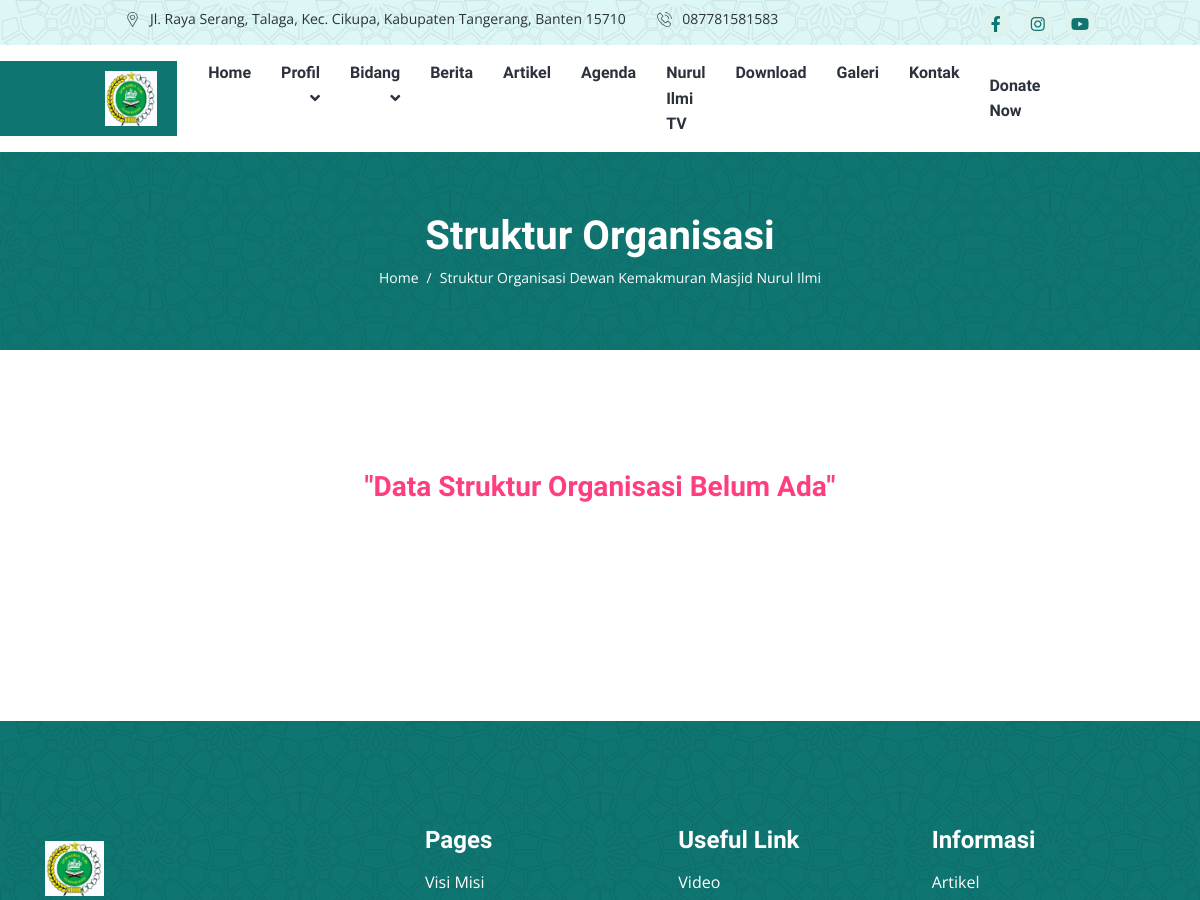
The page /index.php/struktur (upper part) on the database as committed earlier.
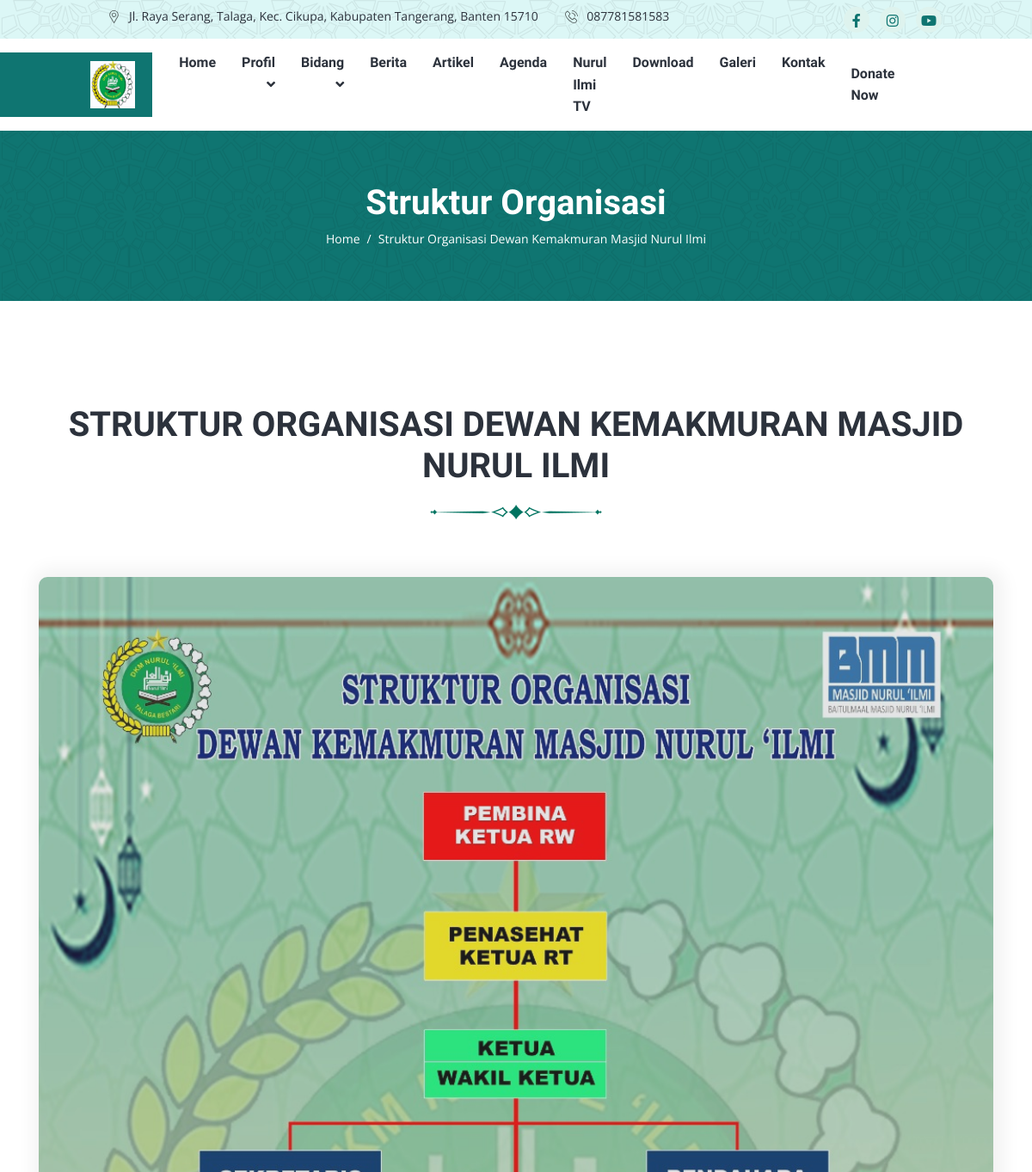
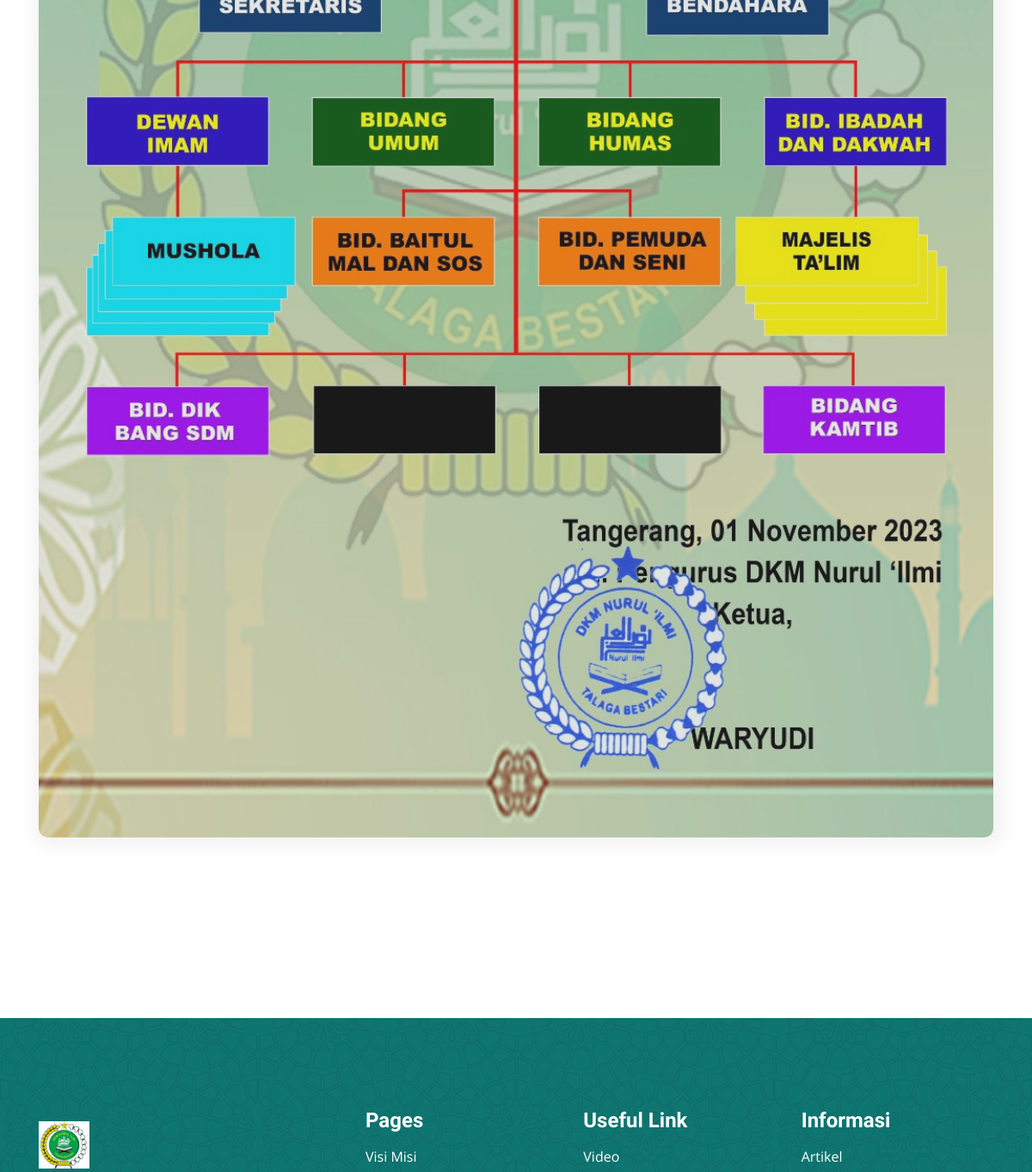
The same page on the database as committed later (2 pictures, top to bottom).
### tables this page shows
CREATE TABLE `tbl_setting` (
  `id_setting` int(11) NOT NULL,
  `id_jadwal` int(11) NOT NULL,
  `nama_masjid` varchar(100) NOT NULL,
  `alamat` text NOT NULL,
  `no_hp` varchar(14) NOT NULL,
  `link_alamat` text NOT NULL,
  `email` text NOT NULL,
  `logo` text NOT NULL,
  `banner1` text NOT NULL,
  `banner2` text NOT NULL,
  `banner3` text NOT NULL,
  `judul1` varchar(100) NOT NULL,
  `judul2` varchar(100) NOT NULL,
  `judul3` varchar(100) NOT NULL,
  `sosmed1` text NOT NULL,
  `sosmed2` text NOT NULL,
  `sosmed3` text NOT NULL,
  `ayat_quran` varchar(100) NOT NULL,
  `artinya` text NOT NULL,
  `surah` varchar(100) NOT NULL
);

CREATE TABLE `tbl_struktur_organisasi` (
  `id_struktur` int(11) NOT NULL,
  `nama` varchar(100) NOT NULL,
  `foto` text NOT NULL
);

### application/controllers/Struktur.php (called while the page is built, shortened)
<?php
class Struktur extends CI_Controller {
    public function __construct()
	{
		$this->load->model('Struktur_model', 'struktur');
		$this->load->model('Setting_model', 'setting');
	}
	public function index()
	{
        $data = [
            'judul' => 'Struktur Organisasi',
            'title' => 'Struktur Organisasi - Masjid Nurul Ilmi',
            'menu'  => 'struktur',
            'data_struktur' => $this->struktur->getDataStruktur(),
			'data_setting' => $this->setting->getDataSetting()
        ];
		$this->load->view('webpage/v_struktur', $data);
	}
}

### index.php (called while the page is built, shortened)
<?php
require_once BASEPATH.'core/CodeIgniter.php';

### application/models/Struktur_model.php (called while the page is built, shortened)
<?php
class Struktur_model extends CI_Model {
	var $table = 'tbl_struktur_organisasi';
    public function getDataStruktur()
	{
		return $this->db->get($this->table)->result();
	}
}

### application/models/Setting_model.php (called while the page is built, shortened)
<?php
class Setting_model extends CI_Model {
    public function getDataSetting()
	{
        $this->db->select('a.*, b.*');
        $this->db->from('tbl_setting a');
        $this->db->join('tbl_jadwal b', 'b.id_jadwal = a.id_jadwal', 'left');
		return $this->db->get()->result();
	}
}

### application/views/webpage/v_struktur.php (the view, shortened to what the changed rows need)
<!DOCTYPE html>
<html lang="en">
<head>
    <link rel="stylesheet" href="https://cdnjs.cloudflare.com/ajax/libs/font-awesome/6.5.1/css/all.min.css"
 />
    <link rel="stylesheet" href="<?= base_url('frontend/') ?>assets/css/app.min.css">
</head>
<body>
    <header class="header-area">
        <?php $this->load->view('layout/header.php') ?>
    </header>
    <div class="page-title-area py-lg-6 py-5 bg-image-pattern">
        <div class="container">
            <div class="page-title-wrapper text-center">
                <h1 class="text-white mb-2">Struktur Organisasi</h1>
            </div>
        </div>
    </div>
    <div class="team-area py-lg-10 py-8">
        <div class="container">
            <?php if(!empty($data_struktur)) : ?>
            <?php foreach($data_struktur as $struktur) : ?>
            <div class="section-title text-center mb-4">
                <h2 class="h1"><?= $struktur->nama ?></h2>
            </div>
            <div class="row">
                <div class="col-sm-12 col-lg-12">
                    <div class="team-item mt-4">
                        <div class="team-image">
                            <?php if(!empty($struktur->foto)) : ?>
                            <img src="<?= base_url('upload/struktur/'.$struktur->foto) ?>" alt="title">
                            <?php else: ?>
                            <img src="<?= base_url('upload/default.png') ?>" alt="">
                            <?php endif; ?>
                        </div>
                    </div>
                </div>
                <?php endforeach; ?>
            </div>
            <?php else: ?>
            <h3 class="text-center text-danger">"Data Struktur Organisasi Belum Ada"</h3>
            <?php endif; ?>
        </div>
    </div>
    <?php $this->load->view('layout/footer') ?>
</body>
</html>

### application/views/layout/header.php (shortened to what the changed rows need)
<div class="header-top bg-light bg-image-pattern px-xl-8 py-2">
    <div class="container">
        <div class="header-top-wrapper">
            <?php foreach($data_setting as $setting) : ?>
            <ul class="navbar-address list-inline m-0">
                <li class="list-inline-item"><span class="icon"><img
                            src="<?= base_url('frontend/') ?>assets/images/location-icon.svg"
                            alt="title"></span><?= strip_tags(character_limiter($setting->alamat, 70)); ?></li>
                <li class="list-inline-item"><span class="icon"><img
                            src="<?= base_url('frontend/') ?>assets/images/phone-icon.svg"
                            alt="title"></span><?= $setting->no_hp ?>
                </li>
            </ul>
            <ul class="navbar-social list-inline m-0">
                <li class="list-inline-item"><a href="<?= $setting->sosmed1 ?>"><i class="fab fa-facebook-f"></i></a>
                </li>
                <li class="list-inline-item"><a href="<?= $setting->sosmed2 ?>"><i class="fab fa-instagram"></i></a>
                </li>
                <li class="list-inline-item"><a href="<?= $setting->sosmed3 ?>"><i class="fab fa-youtube"></i></a>
                </li>
            </ul>
            <?php endforeach; ?>
        </div>
    </div>
</div>
<div class="header-bottom bg-white px-xl-8">
    <nav class="container">
        <div class="header-navbar navbar navbar-expand-lg">
            <?php foreach($data_setting as $setting) : ?>
            <a class='navbar-brand' target="_blank" href="<?= base_url('upload/setting/'.$setting->logo) ?>"><img
                    src="<?= base_url('upload/setting/'.$setting->logo) ?>" alt="images"></a>
            <?php endforeach; ?>
        </div>
    </nav>
</div>

### application/views/layout/footer.php (shortened to what the changed rows need)
<footer class="footer-area pt-8">
    <div class="footer-top bg-image-pattern  py-lg-8 py-4">
        <div class="container">
            <div class="row">
                <?php foreach($data_setting as $setting) : ?>
                <div class="col-md-5 col-lg-4">
                    <div class="footer-widget my-4 me-md-4">
                        <a href="<?= base_url('frontend/assets/images/logo.jpeg') ?>" class="footer-brand mb-4"><img
                                src="<?= base_url('frontend/') ?>assets/images/logo.jpeg" alt="title"></a>
                    </div>
                </div>
                <?php endforeach; ?>
            </div>
        </div>
    </div>
</footer>

Rows that differ between the two databases and show on the page:
added tbl_struktur_organisasi: nama "STRUKTUR ORGANISASI DEWAN KEMAKMURAN MASJID NURUL ILMI", foto (picture)
Other text that changed with them:
text no longer shown: "\"Data Struktur Organisasi Belum Ada\""
